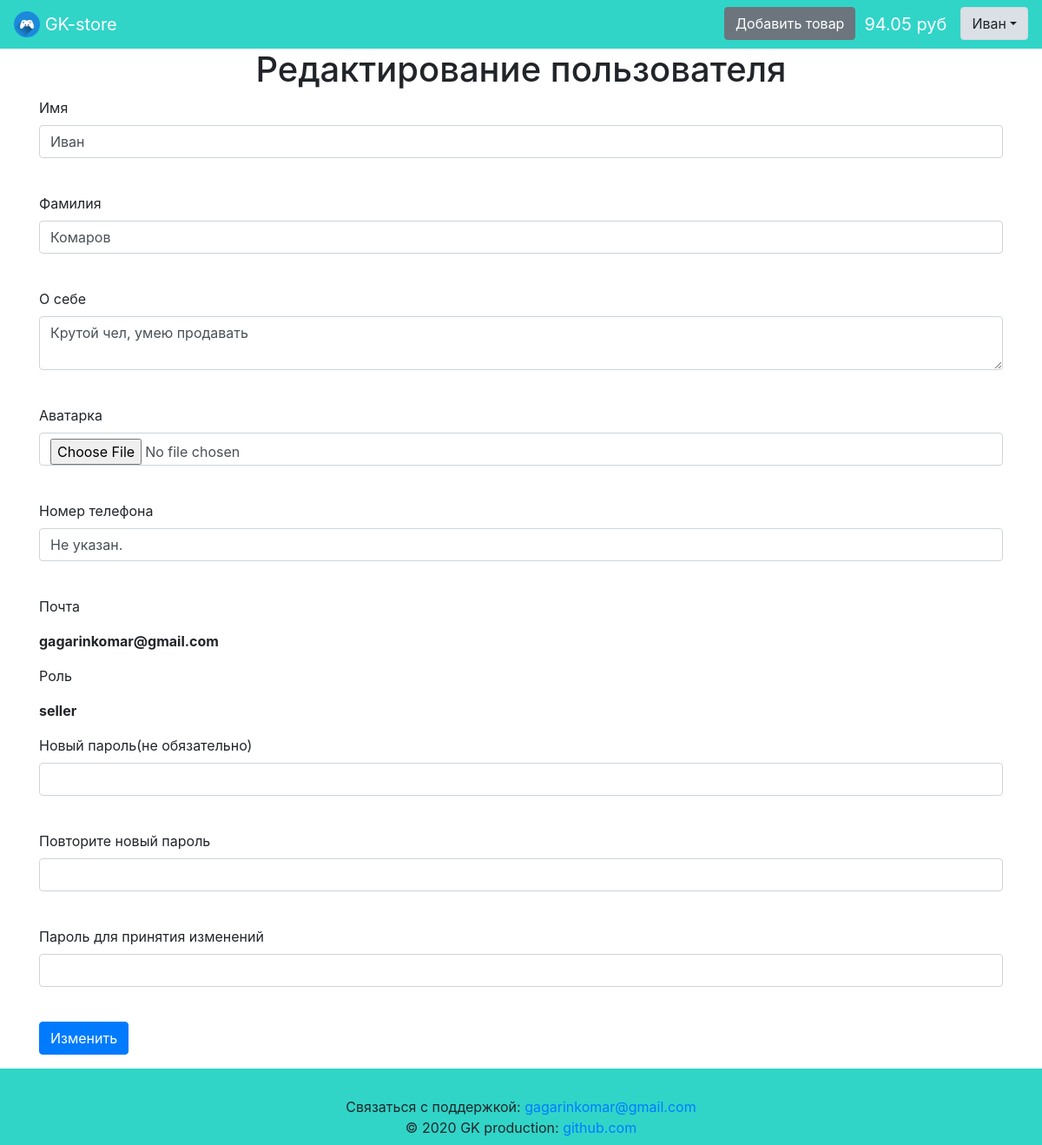
The app's page /user (signed in), older data.
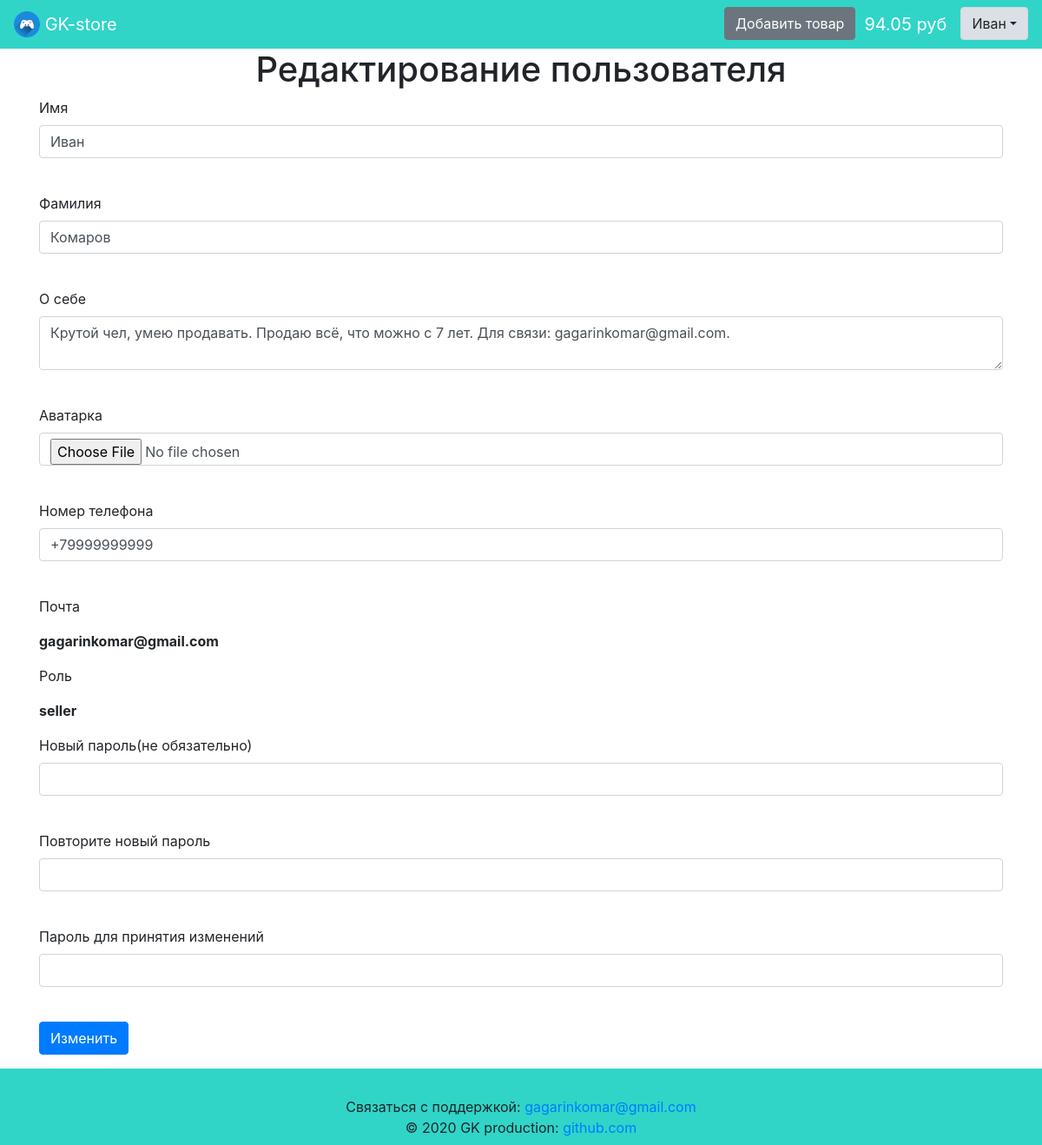
The same page, newer data.
### data/users.py (models this page shows, shortened)
class User(SqlAlchemyBase, UserMixin):
    __tablename__ = 'users'
    id = sqlalchemy.Column(sqlalchemy.Integer,
                           primary_key=True, autoincrement=True)
    name = sqlalchemy.Column(sqlalchemy.String)
    surname = sqlalchemy.Column(sqlalchemy.String, default='')
    about = sqlalchemy.Column(sqlalchemy.String,
                              default='Информация отсутствует.')
    phone_number = sqlalchemy.Column(sqlalchemy.String, default='Не указан.')
    email = sqlalchemy.Column(sqlalchemy.String, index=True, unique=True)
    balance = sqlalchemy.Column(sqlalchemy.Float, default=0)
    permission = sqlalchemy.Column(sqlalchemy.String)
    sum_rating = sqlalchemy.Column(sqlalchemy.Integer, default=0)
    count_rating = sqlalchemy.Column(sqlalchemy.Integer, default=0)
    hashed_password = sqlalchemy.Column(sqlalchemy.String)
    created_date = sqlalchemy.Column(sqlalchemy.DateTime,
                                     default=datetime.datetime.now)
    last_changed_date = sqlalchemy.Column(sqlalchemy.DateTime,
                                     default=datetime.datetime.now)
    avatar_source = sqlalchemy.Column(sqlalchemy.String,
                                      default='default_avatar.png')
    count_transactions = sqlalchemy.Column(sqlalchemy.Integer, default=0)
    products = orm.relation('Product', back_populates='user')
    if permission == 'seller':
        transactions = orm.relation('Transaction', back_populates='seller')
    elif permission == 'buyer':
        transactions = orm.relation('Transaction', back_populates='buyer')

### app.py (the view, shortened to what this page needs)
@app.route('/user', methods=['GET', 'POST'])
@login_required
def user():
    email, permission = None, None
    form = EditUserForm()
    if request.method == "GET":
        session = db_session.create_session()
        user = session.query(User).filter(User.id == current_user.id).first()
        if user:
            form.name.data = user.name
            form.surname.data = user.surname
            form.about.data = user.about
            form.avatar_source.data = user.avatar_source
            form.phone_number.data = user.phone_number
            email = user.email
            permission = user.permission
        else:
            abort(404)
    return render_template('register.html', title='Редактирование пользователя', email=email, form=form, permission=permission)

### data/forms.py
class EditUserForm(FlaskForm):
    name = StringField('Имя', validators=[DataRequired()])
    surname = StringField('Фамилия')
    about = TextAreaField('О себе')
    avatar_source = FileField('Аватарка')
    phone_number = StringField('Номер телефона')
    password_new = PasswordField('Новый пароль(не обязательно)')
    password_again = PasswordField('Повторите новый пароль')
    password = PasswordField('Пароль для принятия изменений', validators=[DataRequired()])
    submit = SubmitField('Изменить')

### app.py (called while the page is built)
@login_manager.user_loader
def load_user(user_id):
    session = db_session.create_session()
    return session.query(User).get(user_id)

### data/db_session.py (called while the page is built)
def create_session() -> Session:
    global __factory
    return __factory()

### templates/register.html (shortened to what this page needs)
{% extends "base.html" %}
{% block content %}
    <h1 align="center">{{ title }}</h1>
    <form action="" method="post" enctype="multipart/form-data">
        <p>
            {{ form.name.label }}<br>
            {{ form.name(class="form-control") }}<br>
        </p>
        <p>
            {{ form.surname.label }}<br>
            {{ form.surname(class="form-control") }}<br>
        </p>
        <p>
            {{ form.about.label }}<br>
            {{ form.about(class="form-control") }}<br>
        </p>
        <p>
            {{ form.avatar_source.label }}<br>
            {{ form.avatar_source(class="form-control") }}<br>
        </p>
        <p>
            {{ form.phone_number.label }}<br>
            {{ form.phone_number(class="form-control", type="tel") }}<br>
        </p>
        {% if email %}
            <p>Почта</p>
            <p><b>{{ email }}</b></p>
        {% endif %}
        {% if permission %}
            <p>Роль</p>
            <p><b>{{ permission }}</b></p>
        {% endif %}
        <p>
        {{ form.password_new.label }}<br>
        {{ form.password_new(class="form-control", type="password") }}<br>
        </p>
        <p>
            {{ form.password_again.label }}<br>
            {{ form.password_again(class="form-control", type="password") }}<br>
        </p>
        {% if form.password %}
            <p>
            {{ form.password.label }}<br>
            {{ form.password(class="form-control", type="password") }}<br>
        </p>
        {% endif %}
        <p>{{ form.submit(type="submit", class="btn btn-primary") }}</p>
    </form>
{% endblock %}

### templates/base.html (shortened to what this page needs)
<!doctype html>
<html lang="ru">
<head>
    {% block head %}
    <link rel="stylesheet"
          href="https://stackpath.bootstrapcdn.com/bootstrap/4.4.1/css/bootstrap.min.css"
>
    <link rel="stylesheet" type="text/css" href="{{ url_for('static', filename='css/style.css') }}" />
    {% endblock %}
</head>
<body>
<div class="wrapper">
    <div class="content">
        <header>
            <nav class="navbar navbar-dark navbar-expand" style="background-color: #30D5C8;">
                <a class="navbar-brand" href="/">
                    <img src="/static/img/logo.png" width="30" height="30" class="d-inline-block align-top" alt="">
                    GK-store
                </a>
                {% if current_user.is_authenticated %}
                    <p>
                        <ul class="navbar-nav ml-auto">
                        {% if current_user.permission == 'seller' %}
                            <li class="nav-item"><a href="/product" class="btn btn-secondary">Добавить товар</a></li>
                        {% endif %}
                        <li class="nav-item"><a class="navbar-brand padding-left" href="/balance">{{ current_user.balance|round(2) }} руб</a></li>
                        <li class="nav-item">
                            <div class="dropdown show">
                                <a class="btn btn-light dropdown-toggle"  data-toggle="dropdown">{{ current_user.name }}</a>
                            </div>
                        </li>
                        </ul>
                    </p>
                {% endif %}
            </nav>
        </header>
        <main role="main" class="container wrapper">
            {% block content %}{% endblock %}
        </main>
    </div>
    <div class="footer">
        <footer class="page-footer font-small pt-4" style="background-color: #30D5C8;">
            <div class="footer-copyright text-center py-2">
                Связаться с поддержкой:
                <a href="mailto:gagarinkomar@gmail.com?subject=Нужна помощь по GK-store">gagarinkomar@gmail.com</a><br>
                © 2020 GK production:
                <a href="https://github.com/gagarinkomar/">github.com</a>
            </div>
        </footer>
    </div>
</div>
</body>
</html>

### static/css/style.css (style rules this page uses)
.padding-left { padding-left: 10px; }
html, body { height: 100%; }
.wrapper { display: flex; flex-direction: column; min-height: 100%; }
.content { flex: 1 0 auto; }
.footer { flex: 0 0 auto; }

Row changes from the older to the newer data that the page shows:
changed User "Иван": about "Крутой чел, умею продавать" → "Крутой чел, умею продавать. Продаю всё, что можно с 7 лет. Для связи: gagarinkomar@gmail.com."; phone_number "Не указан." → "+79999999999"
